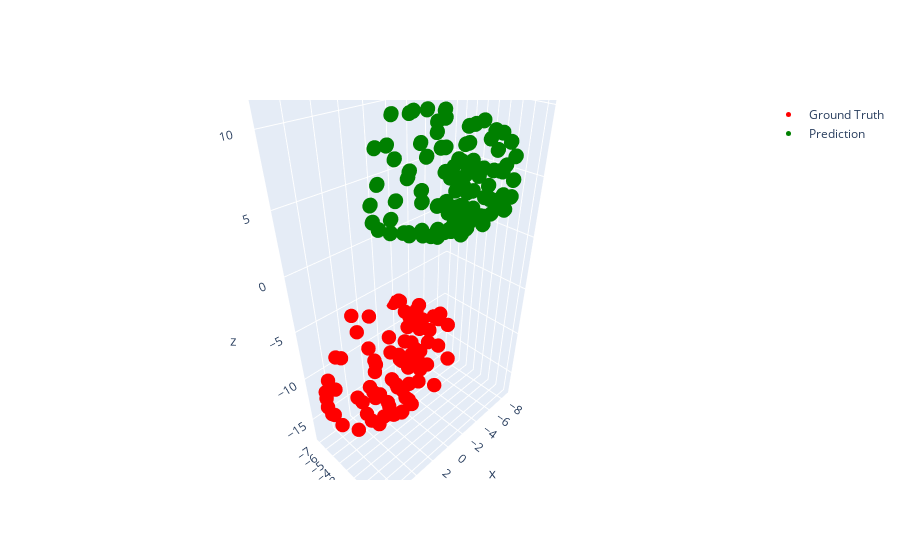

Notebook source saved alongside this figure:
### Code cell
points1 = np.asarray(input_partial_pcd2.points)
points2 = np.asarray(pred_pcd3.points)

# Create Plotly figure
fig = go.Figure()

# Add first point cloud (red)
fig.add_trace(go.Scatter3d(
    x=points1[:, 0] + 3, y=points1[:, 1], z=points1[:, 2],
    mode='markers',
    marker=dict(size=5, color='red'),
    name='Ground Truth'
))

# Add second point cloud (green)
fig.add_trace(go.Scatter3d(
    x=points2[:, 0] - 3, y=points2[:, 1], z=points2[:, 2],
    mode='markers',
    marker=dict(size=5, color='green'),
    name='Prediction'
))

fig.show()
